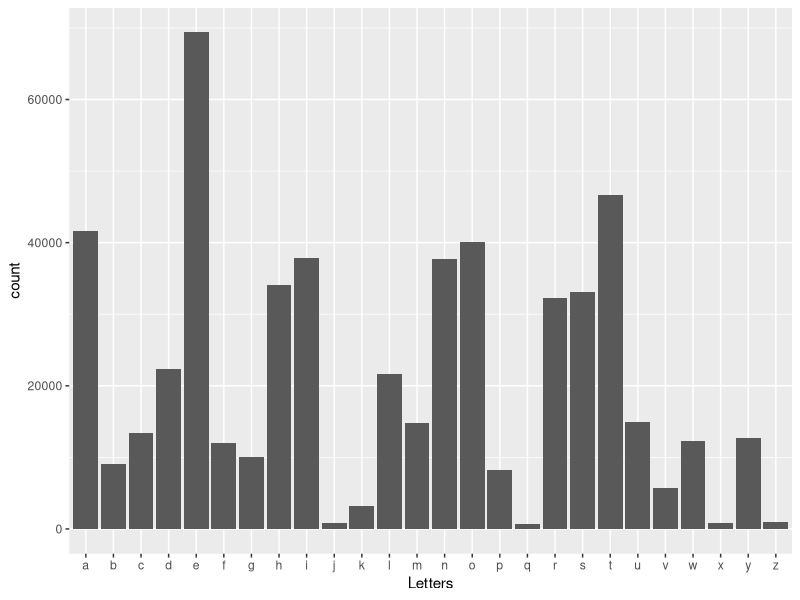

Source code (R):
library(janeaustenr)
library(stringr)

str_count("abdefabc", "a")

str_count(prideprejudice[200:210], "a")
prideprejudice[200:210]

# lapply

ex <- list(x = c(1, 2, 3), y = c(1, 2))

lapply(ex, max)

# Lists vs data.frames
# A data.frame is a special type of list.
# It's familar: just a table of data.
# It has rows and columns. Importantly, the number of 'rows' in each columns is identical.
# Further, each column has elements of the same type. You can't mix, for example, 
# numerics and characters in the one column.

# Why can't I apply max to 'ex'?
# Partial answer: it's not well-defined in general for lists. 

ex2 <- list(x = c(1, 2, 3), y = c(1, 2), z = list(x = data.frame(x = 1, y = 2), y = "foo"))

# str_count is a 'vectorized' function. 
str_count(prideprejudice, "a")

prideprejudice_as_one <- paste0(prideprejudice, collapse = "")

paste0(c("a", "a"), c("b", "b"), collapse = "")
paste("a", "b", collapse = "")  # by default puts a space.

str_count(prideprejudice_as_one, "a")
str_count(prideprejudice_as_one, c("a", "b"))
str_count(prideprejudice_as_one, letters)
str_count(tolower(prideprejudice_as_one), letters)

library(magrittr) # contains %>% (as well as %$%)
library(dplyr) # loads magrittr's %>% as well.
library(ggplot2) # install.packages("ggplot2")

.libPaths() # location of packages.

prideprejudice %>%
  # paste0(collapse = "") %>%
  toString %>%
  tolower %>%
  str_count(letters) %>%
  data.frame(count = ., Letters = letters) %>%
  ggplot(aes(x = Letters, y = count)) + 
  geom_bar(stat = "identity")
